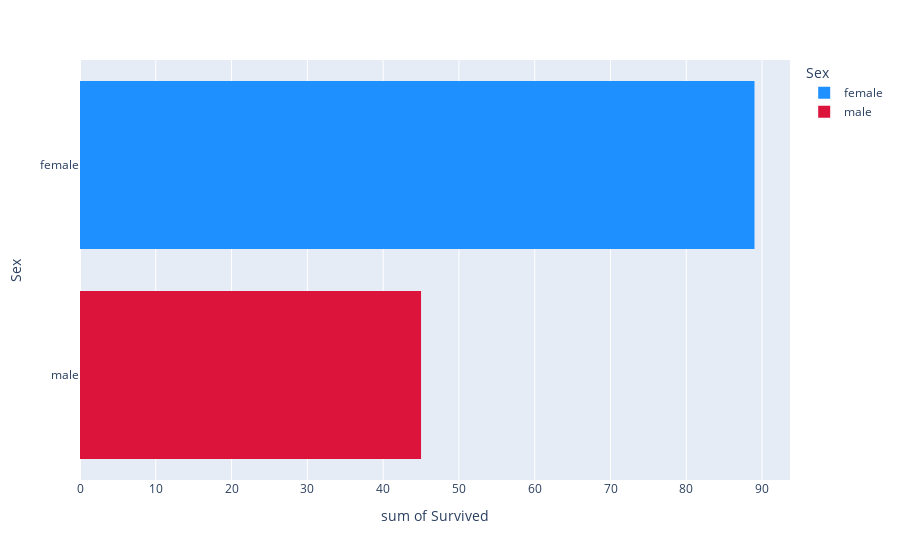

Notebook code cell kept with this figure:
### Markdown cell above
### Relation b/w Survived and the Gender

#### Conclusion

- It seems like there majority of the people who survied are Female

### Code cell
titanic.head()

fig = px.histogram(
    data_frame=titanic,
    x="Survived",
    y="Sex",
    color="Sex",
    color_discrete_sequence=["dodgerblue", "crimson"],
)

fig.show()

### Figure 1 — Plotly figure (JSON) as saved in the notebook; plotly's stock layout.template omitted (floating-point values rounded to 4 significant figures)
{"data": [{"alignmentgroup": "True", "bingroup": "y", "histfunc": "sum", "hovertemplate": "Sex=%{y}<br>sum of Survived=%{x}<extra></extra>", "legendgroup": "female", "marker": {"color": "dodgerblue", "pattern": {"shape": ""}}, "name": "female", "offsetgroup": "female", "orientation": "h", "showlegend": true, "type": "histogram", "x": [1, 1, 1, 1, 1, 1, 1, 1, 1, 1, 1, 1, 1, 0, 1, 1, 0, 1, 1, 1, 0, 1, 1, 1, 1, 1, 0, 1, 1, 1, 1, 1, 1, 1, 1, 1, 1, 1, 1, 1, 1, 1, 1, 1, 1, 1, 1, 1, 1, 1, 1, 1, 0, 1, 1, 1, 1, 1, 1, 1, 1, 1, 1, 1, 1, 1, 1, 1, 1, 1, 1, 1, 1, 1, 1, 1, 1, 1, 1, 1, 1, 0, 1, 1, 1, 1, 1, 1, 1, 1, 1, 1, 1, 1, 1], "xaxis": "x", "y": ["female", "female", "female", "female", "female", "female", "female", "female", "female", "female", "female", "female", "female", "female", "female", "female", "female", "female", "female", "female", "female", "female", "female", "female", "female", "female", "female", "female", "female", "female", "female", "female", "female", "female", "female", "female", "female", "female", "female", "female", "female", "female", "female", "female", "female", "female", "female", "female", "female", "female", "female", "female", "female", "female", "female", "female", "female", "female", "female", "female", "female", "female", "female", "female", "female", "female", "female", "female", "female", "female", "female", "female", "female", "female", "female", "female", "female", "female", "female", "female", "female", "female", "female", "female", "female", "female", "female", "female", "female", "female", "female", "female", "female", "female", "female"], "yaxis": "y"}, {"alignmentgroup": "True", "bingroup": "y", "histfunc": "sum", "hovertemplate": "Sex=%{y}<br>sum of Survived=%{x}<extra></extra>", "legendgroup": "male", "marker": {"color": "crimson", "pattern": {"shape": ""}}, "name": "male", "offsetgroup": "male", "orientation": "h", "showlegend": true, "type": "histogram", "x": [0, 1, 1, 0, 0, 1, 0, 0, 0, 0, 1, 0, 0, 0, 0, 0, 0, 0, 0, 0, 1, 0, 1, 1, 1, 0, 1, 0, 0, 0, 0, 0, 0, 1, 1, 0, 0, 0, 0, 1, 0, 1, 0, 1, 1, 1, 0, 0, 1, 1, 0, 1, 0, 1, 0, 0, 1, 0, 0, 0, 1, 0, 0, 0, 0, 1, 1, 0, 1, 1, 1, 0, 1, 1, 1, 1, 0, 0, 0, 1, 1, 1, 0, 0, 1, 1, 0, 1, 0, 1, 1, 1, 0, 0, 0, 1, 0, 0, 0, 1, 0, 0, 1, 1, 0, 0, 1], "xaxis": "x", "y": ["male", "male", "male", "male", "male", "male", "male", "male", "male", "male", "male", "male", "male", "male", "male", "male", "male", "male", "male", "male", "male", "male", "male", "male", "male", "male", "male", "male", "male", "male", "male", "male", "male", "male", "male", "male", "male", "male", "male", "male", "male", "male", "male", "male", "male", "male", "male", "male", "male", "male", "male", "male", "male", "male", "male", "male", "male", "male", "male", "male", "male", "male", "male", "male", "male", "male", "male", "male", "male", "male", "male", "male", "male", "male", "male", "male", "male", "male", "male", "male", "male", "male", "male", "male", "male", "male", "male", "male", "male", "male", "male", "male", "male", "male", "male", "male", "male", "male", "male", "male", "male", "male", "male", "male", "male", "male", "male"], "yaxis": "y"}], "layout": {"barmode": "relative", "legend": {"title": {"text": "Sex"}, "tracegroupgap": 0}, "margin": {"t": 60}, "xaxis": {"anchor": "y", "domain": [0, 1], "title": {"text": "sum of Survived"}}, "yaxis": {"anchor": "x", "categoryarray": ["male", "female"], "categoryorder": "array", "domain": [0, 1], "title": {"text": "Sex"}}}}
